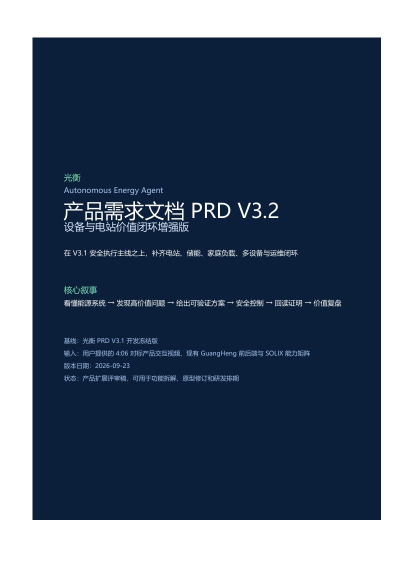
#> input picture tmp/pdfs/v32_render/page-01.jpg, 827 x 1170 px (shown at 1/2 size); its folder holds only this picture in this run
$ python make_v32_contact.py
#> lines starting #> are read from the running program, lines starting #| are printed output that depends on the picture
from pathlib import Path
from PIL import Image, ImageDraw, ImageFont

root = Path(r"D:\flutterProject\guangheng\tmp\pdfs\v32_render")
files = sorted(root.glob("page-*.jpg"))
thumb_w = 300
cols = 4
font = ImageFont.truetype(r"C:\Windows\Fonts\arial.ttf", 16)
thumbs = []
for i, p in enumerate(files, 1):
    im = Image.open(p).convert("RGB")
#> im is the input picture: PIL image 827x1170 RGB; mean R, G, B 88.6, 102.4, 120.9
    h = int(im.height * thumb_w / im.width)
#> h = 424
    im = im.resize((thumb_w, h))
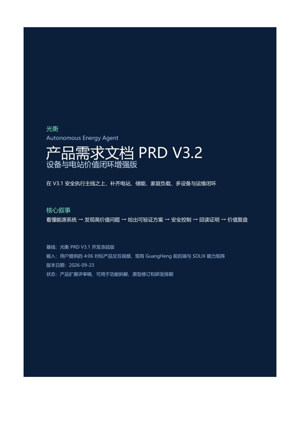
#> im: PIL image 300x424 RGB; mean R, G, B 88.6, 102.3, 120.8
    tile = Image.new("RGB", (thumb_w, h + 28), "#E8EEF6")
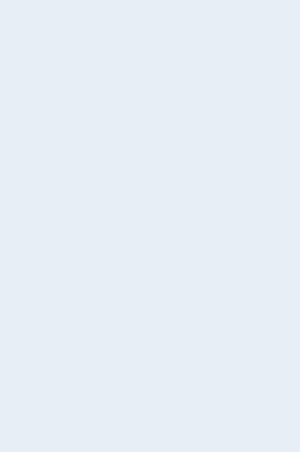
#> tile: PIL image 300x452 RGB; mean R, G, B 232, 238, 246
    tile.paste(im, (0, 28))
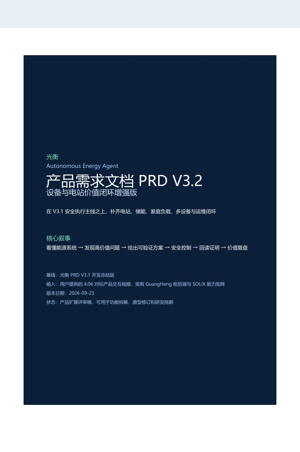
#> tile: PIL image 300x452 RGB; mean R, G, B 97.5, 110.7, 128.6
    ImageDraw.Draw(tile).text((8, 5), f"V3.2 page {i}", font=font, fill="#14233C")
    thumbs.append(tile)
rows = (len(thumbs) + cols - 1) // cols
#> rows = 1
tile_h = max(t.height for t in thumbs)
#> tile_h = 452
sheet = Image.new("RGB", (cols * thumb_w, rows * tile_h), "#DDE6F2")
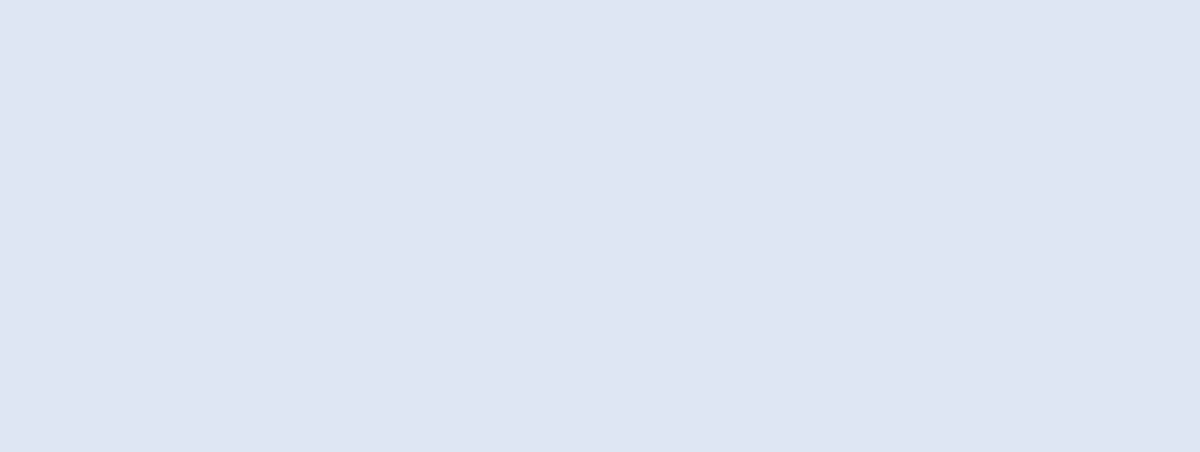
#> sheet: PIL image 1200x452 RGB; mean R, G, B 221, 230, 242
for i, tile in enumerate(thumbs):
    sheet.paste(tile, ((i % cols) * thumb_w, (i // cols) * tile_h))
#> this loop made 1 pass
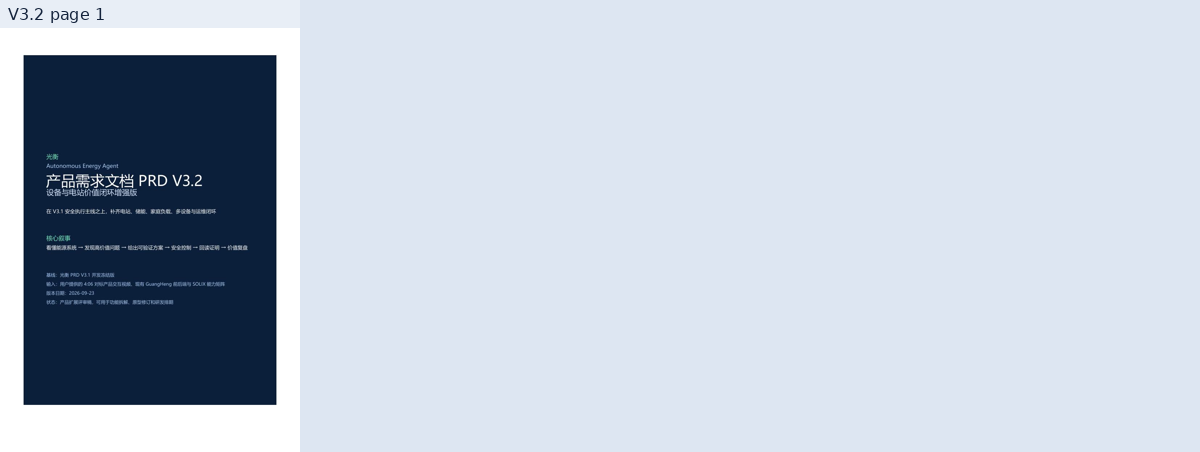
#> sheet: PIL image 1200x452 RGB; mean R, G, B 190, 200.1, 213.5
sheet.save(root.parent / "v32_contact.jpg", quality=88)
print(len(files))

$ run again, on tmp/pdfs/v32_render/page-05.jpg
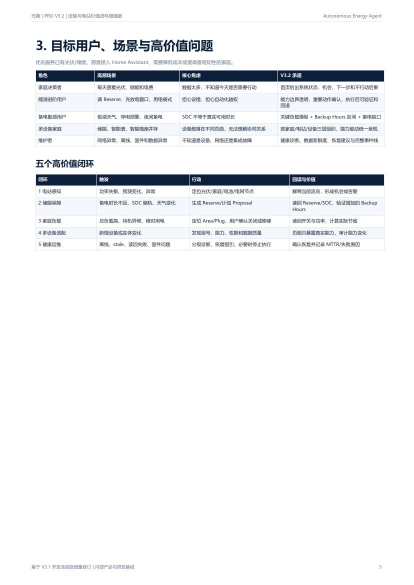
#> input picture tmp/pdfs/v32_render/page-05.jpg, 827 x 1170 px (shown at 1/2 size)
#> im is the input picture: PIL image 827x1170 RGB; mean R, G, B 241.5, 242.7, 244.2
#> im: PIL image 300x424 RGB
#> `tile.paste(im, (0, 28))`:
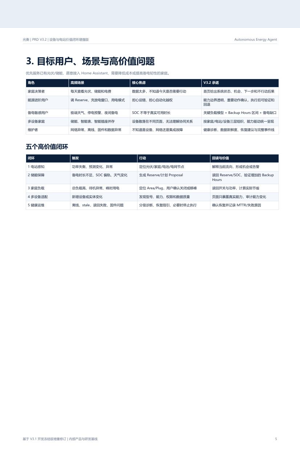
#> tile: PIL image 300x452 RGB; mean R, G, B 240.8, 242.3, 244.3
#> rows = 1
#> tile_h = 452
#> the loop `for i, tile in enumerate(thumbs):` made 1 pass
#> after the loop `for i, tile in enumerate(thumbs):`:
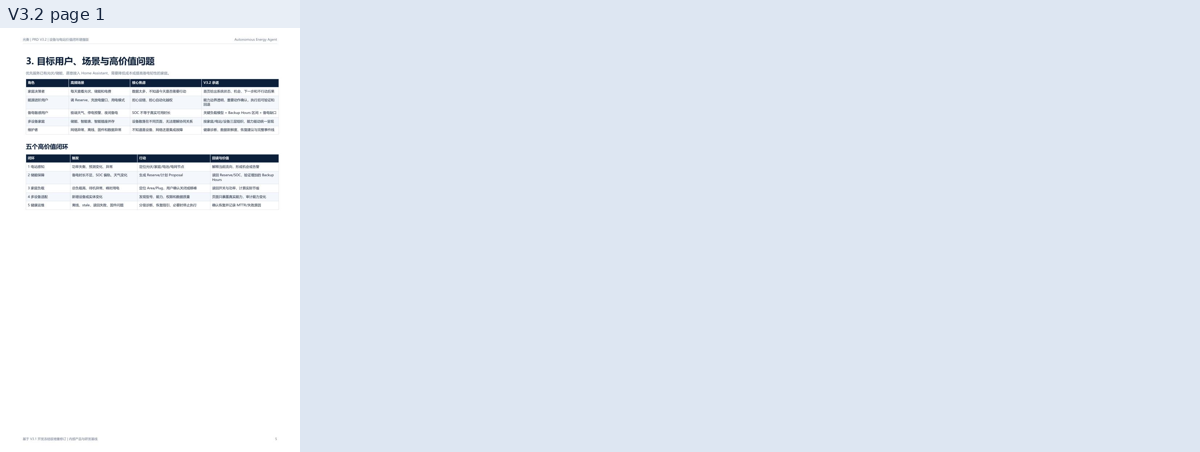
#> sheet: PIL image 1200x452 RGB; mean R, G, B 225.9, 233, 242.5

$ run again, on tmp/pdfs/v32_render/page-06.jpg
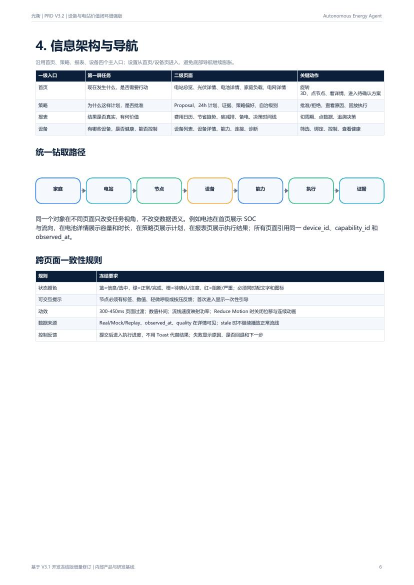
#> input picture tmp/pdfs/v32_render/page-06.jpg, 827 x 1170 px (shown at 1/2 size)
#> im is the input picture: PIL image 827x1170 RGB; mean R, G, B 240.6, 242.1, 243.7
#> im: PIL image 300x424 RGB
#> `tile.paste(im, (0, 28))`:
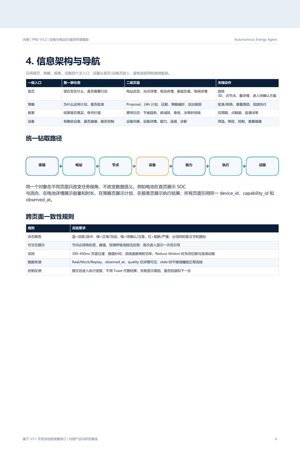
#> tile: PIL image 300x452 RGB; mean R, G, B 240, 241.8, 243.8
#> rows = 1
#> tile_h = 452
#> the loop `for i, tile in enumerate(thumbs):` made 1 pass
#> after the loop `for i, tile in enumerate(thumbs):`:
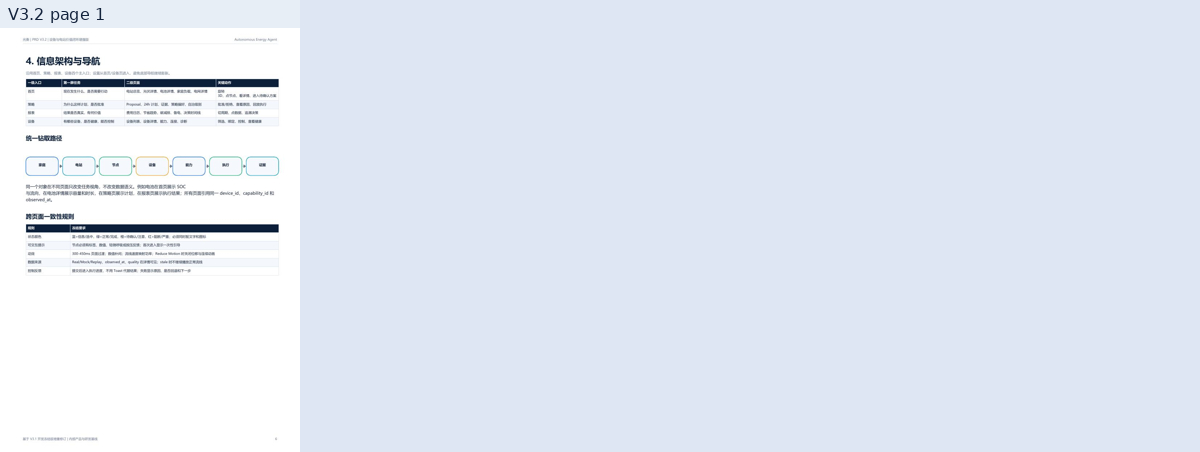
#> sheet: PIL image 1200x452 RGB; mean R, G, B 225.6, 232.8, 242.3

$ run again, on tmp/pdfs/v32_render/page-07.jpg
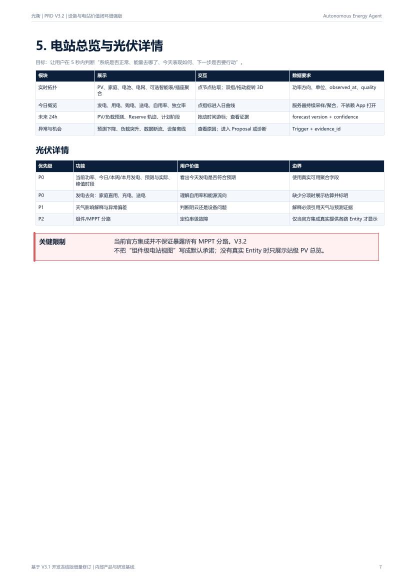
#> input picture tmp/pdfs/v32_render/page-07.jpg, 827 x 1170 px (shown at 1/2 size)
#> im is the input picture: PIL image 827x1170 RGB; mean R, G, B 242.1, 242.6, 244.2
#> im: PIL image 300x424 RGB
#> `tile.paste(im, (0, 28))`:
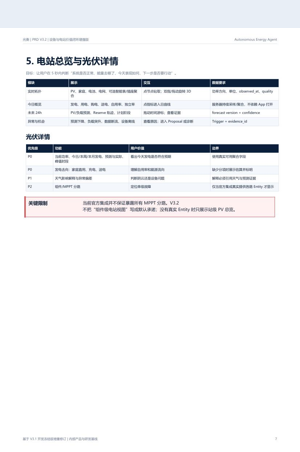
#> tile: PIL image 300x452 RGB; mean R, G, B 241.4, 242.3, 244.2
#> rows = 1
#> tile_h = 452
#> the loop `for i, tile in enumerate(thumbs):` made 1 pass
#> after the loop `for i, tile in enumerate(thumbs):`:
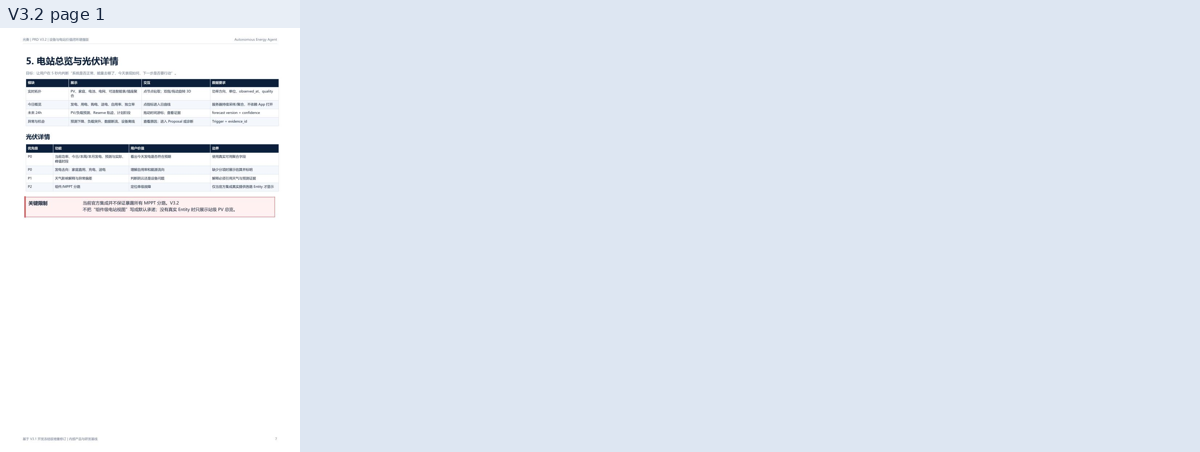
#> sheet: PIL image 1200x452 RGB; mean R, G, B 226, 233, 242.5
